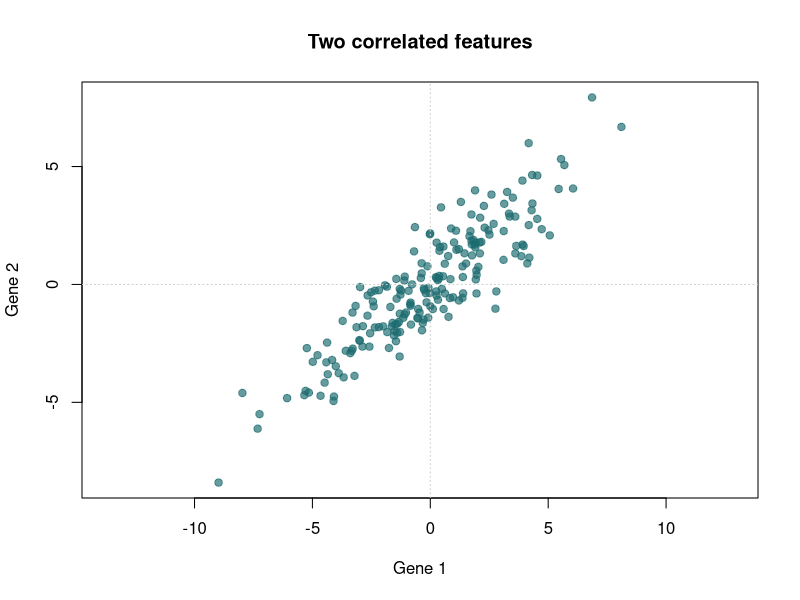
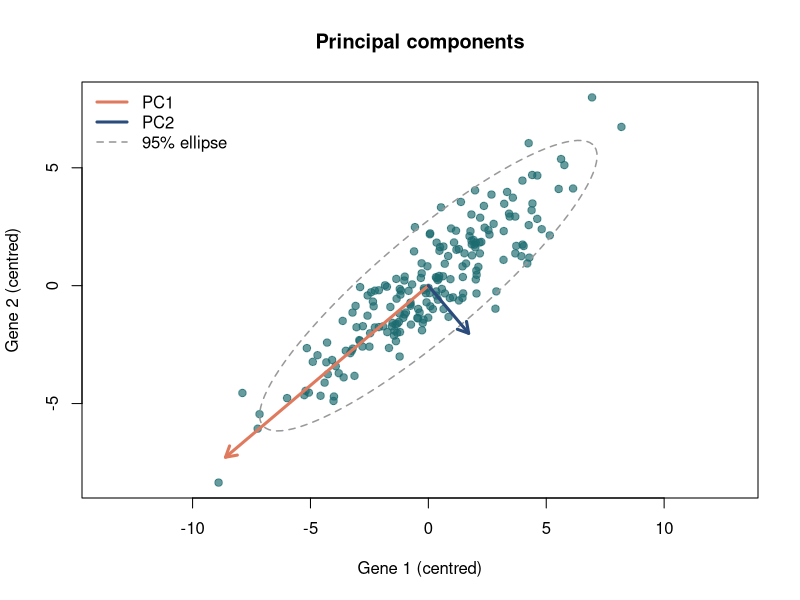
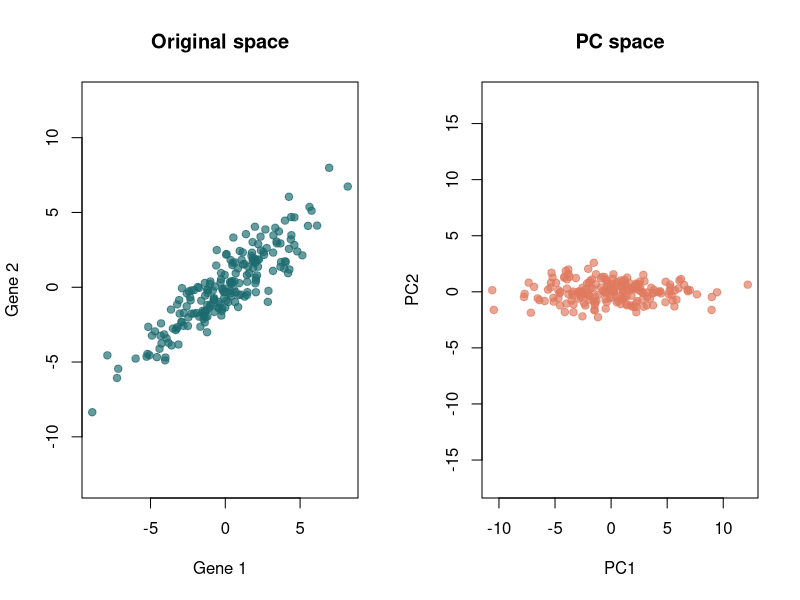
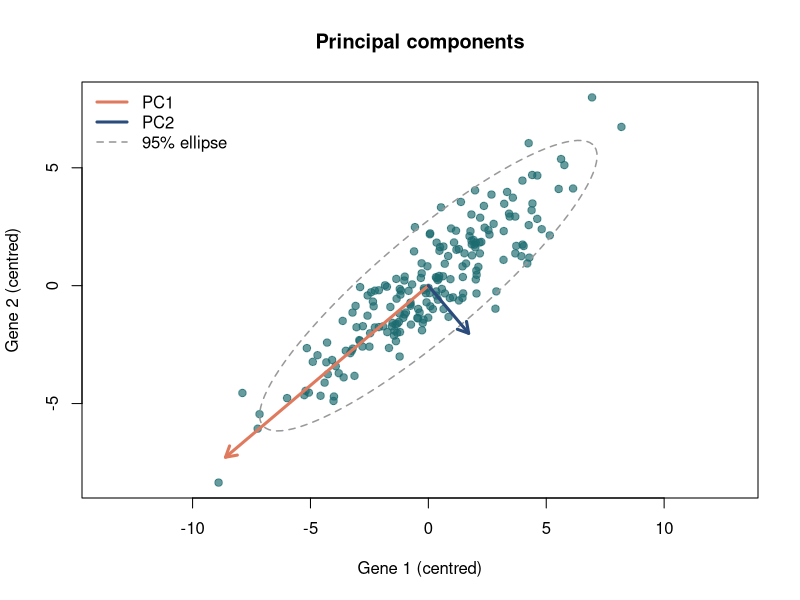
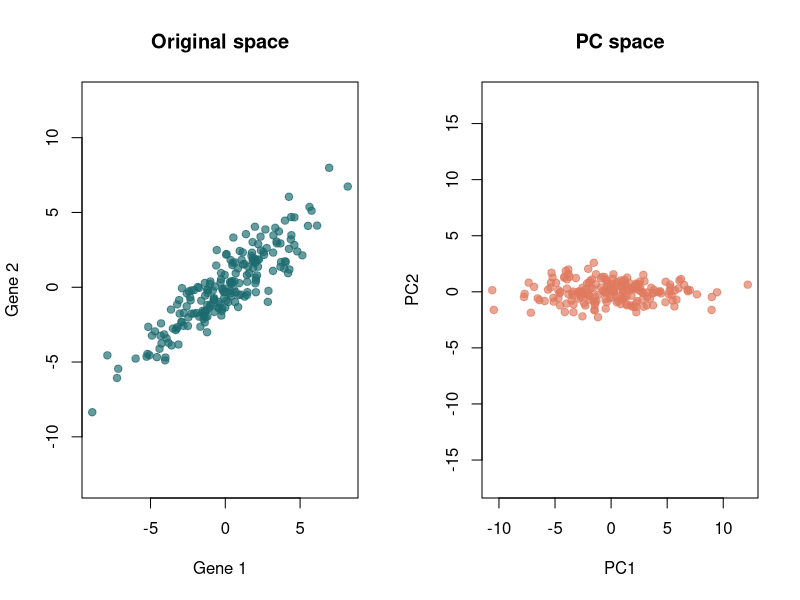

Source code (R) for these figures, in order:
## ---- chunk 1
knitr::opts_chunk$set(echo = TRUE, message = FALSE, warning = FALSE,
                      fig.width = 6, fig.height = 5.5)
## ---- chunk 2
library(ellipse)
## ---- chunk 3
dir.create("../figures", showWarnings = FALSE)
dir.create("../results", showWarnings = FALSE)
## ---- chunk 4
set.seed(42)
n  <- 200
x1 <- rnorm(n, 0, 3)
x2 <- 0.8 * x1 + rnorm(n, 0, 1.2)
X  <- cbind(x1, x2)

plot(X, pch = 19, col = "#1B6B70AA", asp = 1,
     xlab = "Gene 1", ylab = "Gene 2",
     main = "Two correlated features")
abline(h = 0, v = 0, col = "grey80", lty = 3)
## ---- chunk 5
Xc <- scale(X, center = TRUE, scale = FALSE)   # centre only
C  <- cov(Xc)
round(C, 3)
## ---- chunk 6
e <- eigen(C)

round(e$values, 3)
round(e$vectors, 3)

cat("variance explained:", round(100 * e$values / sum(e$values), 1), "%\n")
## ---- chunk 7
s <- 3 * sqrt(e$values)     # arrow length proportional to SD along each axis

draw_components <- function() {
  plot(Xc, pch = 19, col = "#1B6B70AA", asp = 1,
       xlab = "Gene 1 (centred)", ylab = "Gene 2 (centred)",
       main = "Principal components")
  lines(ellipse(C, level = 0.95), col = "grey60", lwd = 1.5, lty = 2)
  arrows(0, 0, s[1] * e$vectors[1, 1], s[1] * e$vectors[2, 1],
         col = "#E07A5F", lwd = 3, length = 0.12)
  arrows(0, 0, s[2] * e$vectors[1, 2], s[2] * e$vectors[2, 2],
         col = "#2A4B7C", lwd = 3, length = 0.12)
  legend("topleft", c("PC1", "PC2", "95% ellipse"),
         col = c("#E07A5F", "#2A4B7C", "grey60"),
         lwd = c(3, 3, 1.5), lty = c(1, 1, 2), bty = "n")
}

draw_components()
## ---- chunk 8
svg("../figures/pca_components_toy.svg", width = 6, height = 5.5)
draw_components()
dev.off()
## ---- chunk 9
Z <- Xc %*% e$vectors
## ---- chunk 10
draw_rotation <- function() {
  par(mfrow = c(1, 2))
  plot(Xc, pch = 19, col = "#1B6B70AA", asp = 1,
       main = "Original space", xlab = "Gene 1", ylab = "Gene 2")
  plot(Z,  pch = 19, col = "#E07A5FAA", asp = 1,
       main = "PC space", xlab = "PC1", ylab = "PC2")
  par(mfrow = c(1, 1))
}

draw_rotation()
## ---- chunk 11
svg("../figures/pca_rotation_toy.svg", width = 10, height = 5)
draw_rotation()
dev.off()
## ---- chunk 12
round(cov(Z), 6)
## ---- chunk 13
p <- prcomp(X, center = TRUE, scale. = FALSE)

round(p$sdev^2, 3)       # matches the eigenvalues
round(p$rotation, 3)     # matches the eigenvectors
## ---- chunk 14
X2 <- cbind(gene1 = x1, gene2 = x2 * 100)

p_unscaled <- prcomp(X2, scale. = FALSE)
p_scaled   <- prcomp(X2, scale. = TRUE)

cat("unscaled — variance explained:",
    round(100 * p_unscaled$sdev^2 / sum(p_unscaled$sdev^2), 1), "%\n")
round(p_unscaled$rotation, 3)
## ---- chunk 15
cat("scaled — variance explained:",
    round(100 * p_scaled$sdev^2 / sum(p_scaled$sdev^2), 1), "%\n")
round(p_scaled$rotation, 3)
## ---- chunk 16
scaling <- data.frame(
  version = c("unscaled", "scaled"),
  PC1_pct = c(round(100 * p_unscaled$sdev[1]^2 / sum(p_unscaled$sdev^2), 1),
              round(100 * p_scaled$sdev[1]^2   / sum(p_scaled$sdev^2), 1)),
  gene1_PC1_loading = c(round(p_unscaled$rotation[1, 1], 3),
                        round(p_scaled$rotation[1, 1], 3)),
  gene2_PC1_loading = c(round(p_unscaled$rotation[2, 1], 3),
                        round(p_scaled$rotation[2, 1], 3))
)
scaling
## ---- chunk 17
write.csv(scaling, "../results/scaling_effect_toy.csv", row.names = FALSE)
